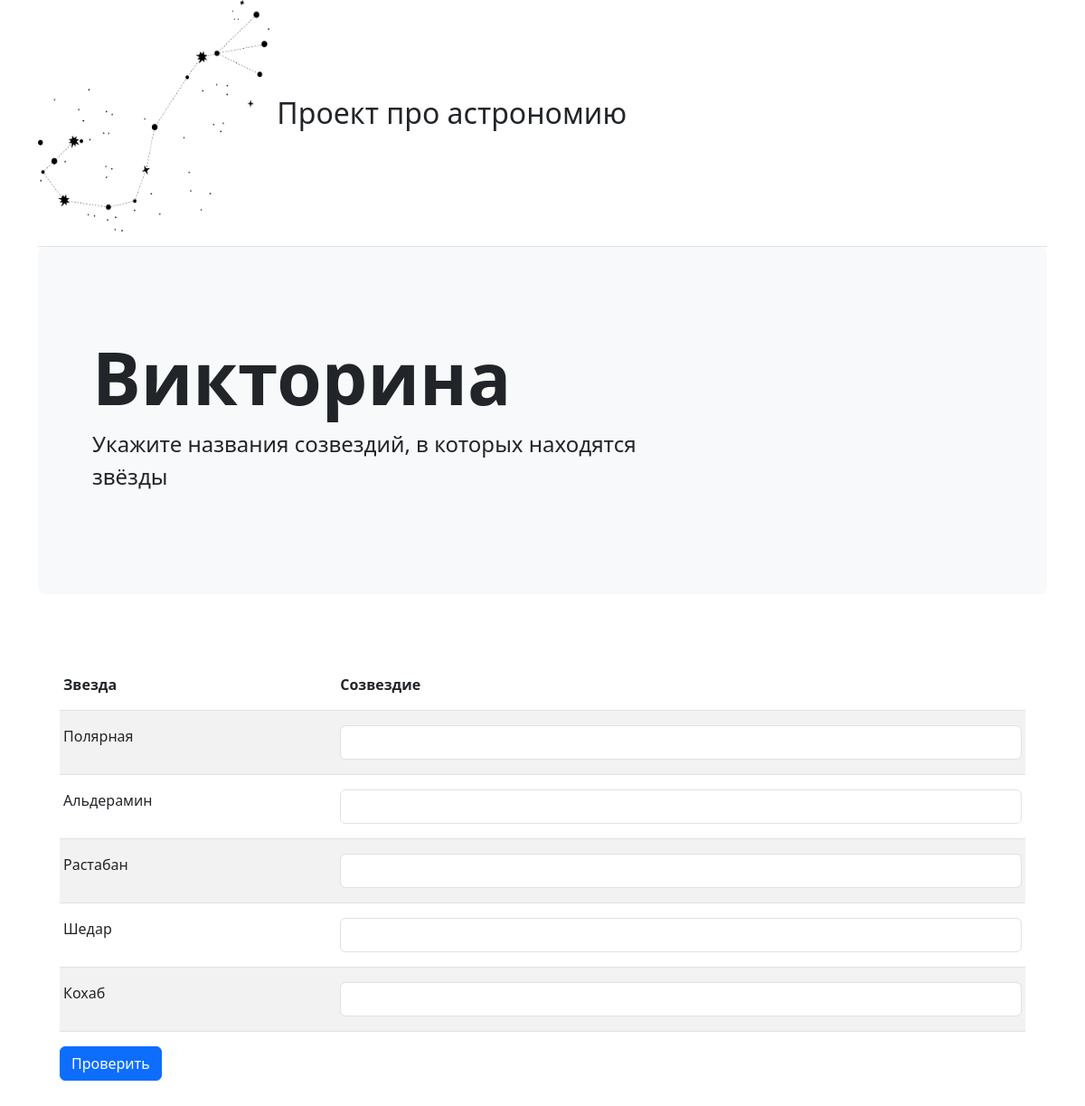
/game, run on an earlier commit of the app's database.
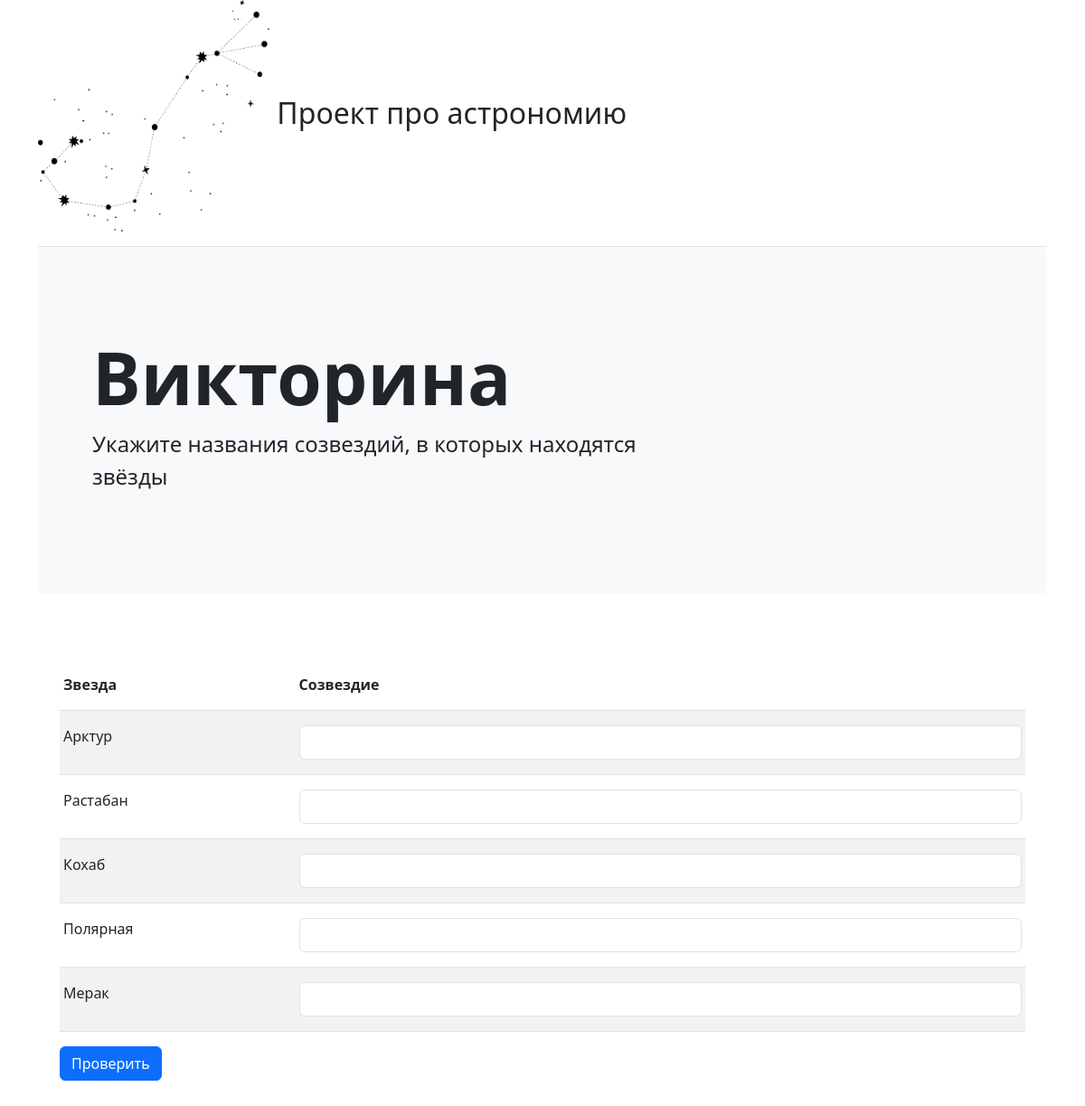
And on a later commit of the database.
### proj_astron/models.py (models this page shows)
class Star(models.Model):
    star = models.TextField(primary_key=True)
    type = models.TextField()
    magnitude = models.FloatField()
    constellation = models.TextField()
    class Meta:
        managed = False
        db_table = 'Stars'
    objects = models.Manager()

### proj_astron/views.py (the view, shortened to what this page needs)
# urls.py: path('game', views.quiz_view),
def quiz_view(request):
    if request.method == 'GET':
        questions = create_questions()
        request.session['questions'] = questions
        return render(request, 'quiz.html', {'questions': questions})

### proj_astron/db_stars.py (called while the page is built)
def create_questions(amount=5):
    stars = np.array(Star.objects.all())
    stars_in_game = stars[np.random.default_rng().choice(len(stars), size=amount, replace=False)]
    return {'q_' + str(i): {'text': stars_in_game[i].star,
                            'correct_answer': stars_in_game[i].constellation,
                            'user_answer': None} for i in range(amount)}

### templates/quiz.html
{% extends "base_page.html" %}
{% block page-title %}
Викторина
{% endblock %}
{% block page-lead %}
Укажите названия созвездий, в которых находятся звёзды
{% endblock %}
{% block content %}
<div class="container px-4 py-5" id="terms-table">
    <form method="post">
    <div class="table-responsive">
        <table class="table table-striped table-sm">
          <thead>
            <tr>
              <th scope="col" class="py-3">Звезда</th>
              <th scope="col" class="py-3">Созвездие</th>
            </tr>
          </thead>
          <tbody>
            {% for q_id, question in questions.items %}
            <tr>
                <td class="py-3">{{ question.text }}</td>
                <td class="py-3">
                  <input type="text" class="form-control input-lg" name="{{ q_id }}" id="{{ q_id }}" value required>
                </td>
            </tr>
            {% endfor %}
          </tbody>
        </table>
      <div class="col-md-3">
        <button type="submit" class="btn btn-primary">Проверить</button>
      </div>
    </div>
  </form>
</div>
{% endblock %}

What changed in the data, as far as the page shows it:
no longer on this page (row unchanged): Star: text "Альдерамин"
no longer on this page (row unchanged): Star: text "Шедар"
added Star: text "Арктур"
now on this page (row unchanged): Star: text "Мерак"
